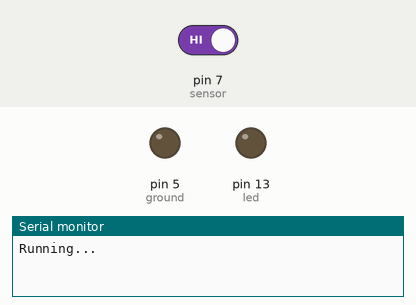
Recording of a sketch running on a simulated Arduino Uno, built with avr-gcc and run on an emulated ATmega328P. Shown: output pins drawn as LEDs (lit = HIGH), the last lines printed to the serial monitor. The inputs (shaded band) are chosen by the test bench; at power-on: pin 7 (sensor) HIGH. Pins used as bus, display or sensor lines are not drawn.

Above: at 6.2 s.
6.3 s: pin 7 (sensor) driven LOW
At 6.8 s:
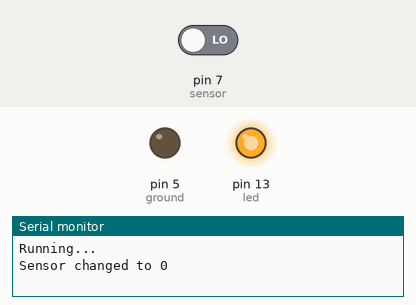
Timing chart, 0 to 9.3 s (numbered marks = the images above; inputs shaded):
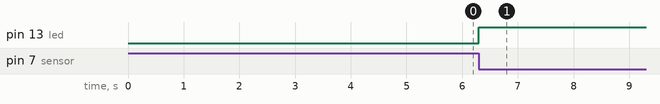

The sketch:

HallEffect.ino
```cpp
const int led = 13;
const int sensor = 7;
const int vcc = 6;
const int ground = 5;

void setup() {
  //start serial connection
  delay(5000);
  Serial.begin(115200);
  Serial.println("Running...");
  pinMode(led, OUTPUT); digitalWrite(led, LOW);

}

void loop() {
  static int previous = HIGH;

  //read the sensor value into a variable
  int sensorVal = readHall();
  //print out the value of the sensor
  //Serial.println(sensorVal);

  if (sensorVal == HIGH) {
    digitalWrite(led, LOW);
  } else {
    digitalWrite(led, HIGH);
  }

  if (sensorVal != previous) {
    Serial.print("Sensor changed to "); Serial.println(sensorVal);
  }
  previous = sensorVal;
}

int readHall(void) {
  int value;

  // Power up sensor
  pinMode(vcc, OUTPUT); digitalWrite(vcc, HIGH);
  pinMode(ground, OUTPUT); digitalWrite(ground, LOW);
  pinMode(sensor, INPUT_PULLUP);

  // Wait to settle
  delay(100);

  // Read
  value = digitalRead(sensor);

  // Power down (set pins to high impedance)
  pinMode(vcc, INPUT); pinMode(ground, INPUT); pinMode(sensor, INPUT);

  return value;
}
```

Measured:
- after the input at 6.3 s, pin 13 (led): LOW → HIGH at once
